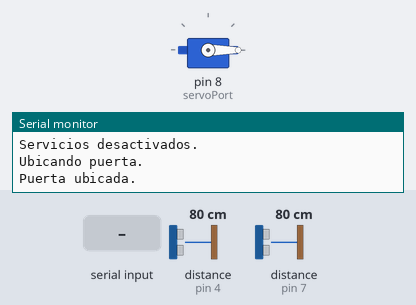
A sketch run on a simulated Arduino Uno, built with avr-gcc and run on an emulated ATmega328P. Parts: servo, the last lines printed to the serial monitor. The test bench sets the inputs (shaded band); at power-on: distance to the obstacle (sensors on pin 4, pin 7) 80 cm. The echo pulse lasts 58.3 µs per cm.

Above: at 1.3 s.
1.4 s: "g" received over Serial
At 4.1 s:
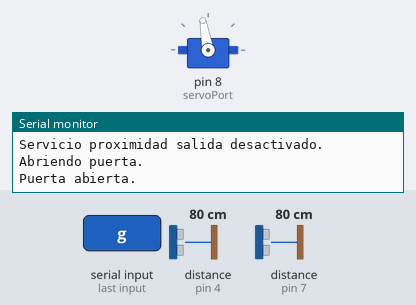
4.4 s: byte 113 ('q') received over Serial
At 5.17 s:
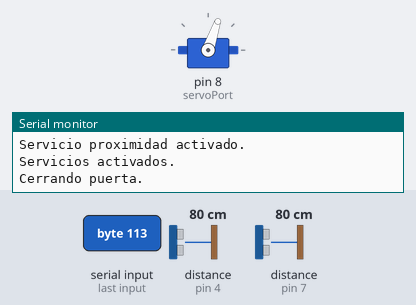
8.9 s: distance to the obstacle (sensor on pin 4) set to 13 cm
10.4 s: distance to the obstacle (sensor on pin 4) set to 10 cm
At 10.97 s:
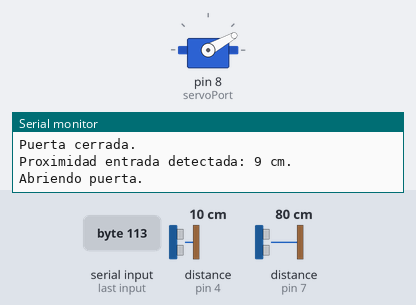
Timing chart, 0 to 13.5 s (numbered marks = the images above; inputs shaded):
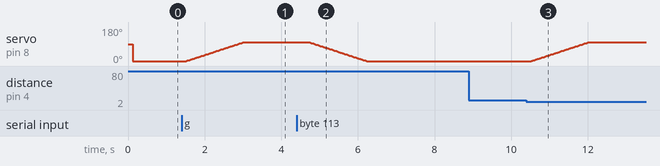

Measured:
- the behaviour switches between 12 and 11 cm on distance to the obstacle (sensor on pin 4) (found by bisection; images 2 and 3)
- after the input at 1.4 s, servo on pin 8 (servoPort): moves from 0° to 100° over 1.5 s, starting after 0.12 s
- after the input at 4.4 s, servo on pin 8 (servoPort): moves from 100° to 0° over 1.5 s, starting after 0.32 s
- after the input at 8.9 s, every drawn part: stays the same
- after the input at 10.4 s, servo on pin 8 (servoPort): moves from 0° to 100° over 1.5 s, starting after 0.13 s

The sketch:

prueba_servomotor.ino
```cpp
#include <Servo.h>
// Instancia objeto Servo para controlar el servomotor
Servo servoMotorA;
// Puertos para el sensor 1
const int triggerPort1 = 3;
const int echoPort1 = 4;
// Puertos para el sensor 2
const int triggerPort2 = 6;
const int echoPort2 = 7;
// Puerto para el servomotor
const int servoPort = 8; //
// Velocidad de transmisino
const int serialBegin = 9600;
const int proxyPulse = 10;
const int delayServAct = 100;
const int initPos = 0;
const int finalPos = 100;
const int velServ = 15;
const int defaultProx = 200;
const int proxDistance = 10;
int currentPos = 0;
int proxAct = 0;
int proxAct1 = 0;
int proxAct2 = 0;
int servAct = 0;
long t1;
long d1;
long t2;
long d2;
int lastProxAct1 = 0;
int lastProxAct2 = 0;

void setup() {
  // Inicializa el puerto serial
  Serial.begin(serialBegin);
  // Inicializa el puerto del servomotor
  servoMotorA.attach(servoPort);
  // Se definen los puertos de entrada y salida para lo sensores de proximidad
  // Se desactiva el puerto que permite el envio del pulso del sensor
  pinMode(triggerPort1, OUTPUT);
  pinMode(echoPort1, INPUT);
  digitalWrite(triggerPort1, LOW);
  pinMode(triggerPort2, OUTPUT);
  pinMode(echoPort2, INPUT);
  digitalWrite(triggerPort2, LOW);
  // Se desactivan todos los servicios
  setAll(0);
}

void loop() {
  // El arduino ha sido configurado para establecer una conexion con el puerto COM6
  // Se verifica si hay informacion en el puerto
  if (Serial.available()) {
  // El valor que esta siendo leido llega desde la interfaz a travez de la comunicacion del puerto serial
    switch(Serial.read()){

      case 'a':
        // Set proxAct1 true
        setProxAct1(1);
      break;

      case 'b':
        // Set proxAct1 false
        setProxAct1(0);
      break;

      case 'c':
        // Set proxAct2 true
        setProxAct2(1);
      break;

      case 'd':
        // Set proxAct2 false
        setProxAct2(0);
      break;

      case 'e':
        // Set servAct true
        setServAct(1);
      break;

      case 'f':
        // Set servAct false
        setServAct(0);
      break;

      case 'g':
        // Open door
        setServAct(0);
        setProxAct(0);
        setProxAct1(0);
        setProxAct2(0);
        openDoor();
      break;

      case 'h':
        // Close Door
        setServAct(0);
        setProxAct(0);
        setProxAct1(0);
        setProxAct2(0);
        closeDoor();
      break;

      case 'm':
        // Set init pos
        setServAct(0);
        setProxAct(0);
        initDoor();
      break;

      case 'n':
        // Show door state
        showDoorState();
      break;

      case 'o':
        // Set proxAct true
        setProxAct(1);
      break;

      case 'p':
        // Set proxAct false
        setProxAct(0);
      break;

      case 'q':
        // Set Prox and Serv true
        setAll(1);
      break;

      case 'r':
        // Set Prox and Serv false
        setAll(0);
      break;

    }

  }

  servProx1();
  servProx2();

}

void setAll(int val){
  // Funcon que permite activar todos los servicios(sensor de entrada y salida)
  setProxAct1(val);
  setProxAct2(val);
  setServAct(val);
  setProxAct(val);
  if(val == 1){
    Serial.print("Servicios activados.");
    Serial.println();
  } else {
    Serial.print("Servicios desactivados.");
    Serial.println();
    initDoor();
  }
}

void servProx1(){
  // Si las variables que determinan si el servicio de proximidad esta activo (proxAct)
  // y el servicio del sensor 1 esta activado, comenzara la captura de datos por parte del sensor 1
  if(proxAct1 == 1 && proxAct == 1) {
    detectProx1();
    // Si el la distancia medida por el sensor de entrada es menor al umbral de activacion
    // la puerta del servomotor sera abierta
    if(d1 <= proxDistance){
      lastProxAct2 = 0;
      notifyProx1();
    } else {
      lastProxAct2 = 1;
    }
    if(servAct == 1 && lastProxAct1 == 1){
      if(d1 <= proxDistance) {
        openDoor();
      } else {
        closeDoor();
      }
    }
  }
}

void servProx2(){
  // Si las variables que determinan si el servicio de proximidad esta activo (proxAct)
  // y el servicio del sensor 2 esta activado, comenzara la captura de datos por parte del sensor 2
  if(proxAct2 == 1 && proxAct == 1) {
    detectProx2();
    // Si el la distancia medida por el sensor de salida es menor al umbral de activacion
    // la puerta del servomotor sera abierta
    if(d2 <= proxDistance){
      lastProxAct1 = 0;
      notifyProx2();
    } else {
      lastProxAct1 = 1;
    }
    if(servAct == 1 && lastProxAct2 == 1){
      if(d2 <= proxDistance) {
        openDoor();
      } else {
        closeDoor();
      }
    }
  }
}

void showDoorState(){
  // Verifica el estado de la puerta (cerrada o abierta)
  if(currentPos == initPos){
    Serial.print("Cerrada.");
    Serial.println();
  } else if(currentPos == finalPos){
    Serial.print("Abierta.");
    Serial.println();
  } else {
    Serial.print("Semi-abierta.");
    Serial.println();
  }
}

void setProxAct(int val){
  // Activa el servicio de proximidad
  proxAct = val;
  if(proxAct == 1){
    Serial.print("Servicio proximidad activado.");
    Serial.println();
  } else {
    Serial.print("Servicio proximidad desactivado.");
    Serial.println();
  }
}

void setProxAct1(int val){
  // Activa el sensor 1, sensor de entrada
  proxAct1 = val;
  if(proxAct1 == 1){
    Serial.print("Servicio proximidad entrada activado.");
    Serial.println();
  } else {
    Serial.print("Servicio proximidad entrada desactivado.");
    Serial.println();
  }
}

void setProxAct2(int val){
  // Activda sensor 2, sensor de salida
  proxAct2 = val;
  if(proxAct2 == 1){
    Serial.print("Servicio proximidad salida activado.");
    Serial.println();
  } else {
    Serial.print("Servicio proximidad salida desactivado.");
    Serial.println();
  }
}

void setServAct(int val){
  // Activa el servicio de la puerta del servomotor
  servAct = val;
  if(servAct == 1){
    Serial.print("Servicio puerta activado.");
    Serial.println();
  } else {
    Serial.print("Servicio puerta desactivado.");
    Serial.println();
  }
}

void notifyProx1() {
  // Se imprime un mensaje por consolo indicando la distancia a la que se detecto la proximidad
  // para el sensor de entrada
  Serial.print("Proximidad entrada detectada: ");
  Serial.print(d1);
  Serial.print(" cm.");
  Serial.println();
}

void notifyProx2() {
  // Se imprime un mensaje por consolo indicando la distancia a la que se detecto la proximidad
  // para el sensor de salida
  Serial.print("Proximidad salida detectada: ");
  Serial.print(d2);
  Serial.print(" cm.");
  Serial.println();
}

void detectProx1(){
  // Activa el puerto de salida conectado al sensor 1 de (puerta de entrada)
  // El sensor comenzara a emitir el pulso para identificar objetos
  digitalWrite(triggerPort1, HIGH);
  // Se establece un retrazo para dejar de emitir el pulso y se apaga el puerto de salida
  delayMicroseconds(proxyPulse);
  digitalWrite(triggerPort1, LOW);
  // La funcion pulseIn() nos permite determinar el tiempo de retorno del pulso
  t1 = pulseIn(echoPort1, HIGH);
  // Lo que permite determinar la distancia
  d1 = t1/59;
  delay(delayServAct);
}

void detectProx2(){
  // Activa el puerto de salida conectado al sensor 2 (puerta de salida)
  // El sensor comenzara a emitir el pulso para identificar objetos
  digitalWrite(triggerPort2, HIGH);
  // Se establece un retrazo para dejar de emitir el pulso y se apaga el puerto de salida
  delayMicroseconds(proxyPulse);
  digitalWrite(triggerPort2, LOW);
  // La funcion pulseIn() nos permite determinar el tiempo de retorno del pulso
  t2 = pulseIn(echoPort2, HIGH);
  // Lo que permite determinar la distancia
  d2 = t2/59;
  delay(delayServAct);
}

void openDoor(){
  // Si el angulo actual de la puerta del servomotor es 0, entonces se abrira la puerta
  if(currentPos == 0) {
    Serial.print("Abriendo puerta.");
    Serial.println();
    // Se define un ciclo para el cambio de angulo de la apertura de la puerta
    // Con esto se evita un movimiento brusco en la puerta del servomotor
    for (int i = initPos; i <= finalPos; i++)
    {
      currentPos = i;
      servoMotorA.write(i);
      delay(velServ);
    }
    Serial.print("Puerta abierta.");
    Serial.println();
  }

}

void closeDoor(){
  // Si el angulo de la puerta es mayor que cero, entonces sera posible cerrar la puerta.
  if(currentPos > 0) {
    Serial.print("Cerrando puerta.");
    Serial.println();
    // Se define un ciclo para el cambio de angulo de la apertura de la puerta
    // Con esto se evita un movimiento brusco en la puerta del servomotor
    for (int i = finalPos; i >= initPos; i--)
    {
      currentPos = i;
      servoMotorA.write(i);
      delay(velServ);
    }
    Serial.print("Puerta cerrada.");
    Serial.println();
  }
}

void initDoor(){
  // Establece la ubicacion inicial de la puerta
  // la puerta estara ubicada a 0 grados, osea, cerrada
  Serial.print("Ubicando puerta.");
  Serial.println();
  servoMotorA.write(initPos);
  currentPos = initPos;
  delay(velServ);
  Serial.print("Puerta ubicada.");
  Serial.println();
}
```
